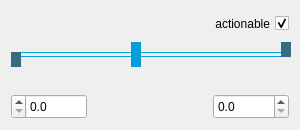
<?xml version="1.0" encoding="UTF-8"?>
<ui version="4.0">
 <class>Slider3RangesSmaller</class>
 <widget class="QWidget" name="Slider3RangesSmaller">
  <property name="geometry">
   <rect>
    <x>0</x>
    <y>0</y>
    <width>300</width>
    <height>130</height>
   </rect>
  </property>
  <property name="minimumSize">
   <size>
    <width>300</width>
    <height>130</height>
   </size>
  </property>
  <property name="maximumSize">
   <size>
    <width>300</width>
    <height>16777215</height>
   </size>
  </property>
  <property name="windowTitle">
   <string>Form</string>
  </property>
  <layout class="QGridLayout" name="gridLayout">
   <item row="0" column="0" colspan="2">
    <widget class="QLabel" name="labelFeatureName">
     <property name="minimumSize">
      <size>
       <width>0</width>
       <height>25</height>
      </size>
     </property>
     <property name="styleSheet">
      <string notr="true">QLabel {
	font-weight: bold;
}</string>
     </property>
     <property name="text">
      <string/>
     </property>
    </widget>
   </item>
   <item row="0" column="2" colspan="2">
    <widget class="QCheckBox" name="checkBoxActionability">
     <property name="sizePolicy">
      <sizepolicy hsizetype="Minimum" vsizetype="Fixed">
       <horstretch>0</horstretch>
       <verstretch>0</verstretch>
      </sizepolicy>
     </property>
     <property name="minimumSize">
      <size>
       <width>0</width>
       <height>25</height>
      </size>
     </property>
     <property name="layoutDirection">
      <enum>Qt::RightToLeft</enum>
     </property>
     <property name="text">
      <string>actionable</string>
     </property>
     <property name="checked">
      <bool>true</bool>
     </property>
    </widget>
   </item>
   <item row="1" column="0" colspan="4">
    <widget class="QWidget" name="widget" native="true">
     <property name="minimumSize">
      <size>
       <width>280</width>
       <height>50</height>
      </size>
     </property>
     <widget class="RangeValue" name="labelRangeMaximumValue">
      <property name="geometry">
       <rect>
        <x>240</x>
        <y>30</y>
        <width>21</width>
        <height>25</height>
       </rect>
      </property>
      <property name="minimumSize">
       <size>
        <width>0</width>
        <height>25</height>
       </size>
      </property>
      <property name="text">
       <string/>
      </property>
     </widget>
     <widget class="RangeValue" name="labelRangeMinimumValue">
      <property name="geometry">
       <rect>
        <x>0</x>
        <y>30</y>
        <width>21</width>
        <height>25</height>
       </rect>
      </property>
      <property name="minimumSize">
       <size>
        <width>0</width>
        <height>25</height>
       </size>
      </property>
      <property name="text">
       <string/>
      </property>
     </widget>
     <widget class="Range" name="labelRangeValue">
      <property name="geometry">
       <rect>
        <x>120</x>
        <y>0</y>
        <width>10</width>
        <height>25</height>
       </rect>
      </property>
      <property name="minimumSize">
       <size>
        <width>10</width>
        <height>25</height>
       </size>
      </property>
      <property name="maximumSize">
       <size>
        <width>10</width>
        <height>25</height>
       </size>
      </property>
      <property name="styleSheet">
       <string notr="true">QLabel {
	background-color: #049DD9;
	border-style:solid;
	border-width:1px;
	border-color: #049DD9;
}</string>
      </property>
      <property name="text">
       <string/>
      </property>
     </widget>
     <widget class="Range" name="labelRangeMaximum">
      <property name="geometry">
       <rect>
        <x>270</x>
        <y>0</y>
        <width>10</width>
        <height>15</height>
       </rect>
      </property>
      <property name="minimumSize">
       <size>
        <width>10</width>
        <height>15</height>
       </size>
      </property>
      <property name="maximumSize">
       <size>
        <width>10</width>
        <height>15</height>
       </size>
      </property>
      <property name="styleSheet">
       <string notr="true">QLabel {
	background-color: #376b80;
	border-style:solid;
	border-width:1px;
	border-color: #376b80;
}</string>
      </property>
      <property name="text">
       <string/>
      </property>
     </widget>
     <widget class="RangeValue" name="labelRangeValueValue">
      <property name="geometry">
       <rect>
        <x>110</x>
        <y>30</y>
        <width>21</width>
        <height>25</height>
       </rect>
      </property>
      <property name="minimumSize">
       <size>
        <width>0</width>
        <height>25</height>
       </size>
      </property>
      <property name="text">
       <string/>
      </property>
     </widget>
     <widget class="Slider" name="labelSlider">
      <property name="geometry">
       <rect>
        <x>0</x>
        <y>10</y>
        <width>280</width>
        <height>5</height>
       </rect>
      </property>
      <property name="minimumSize">
       <size>
        <width>280</width>
        <height>5</height>
       </size>
      </property>
      <property name="maximumSize">
       <size>
        <width>290</width>
        <height>5</height>
       </size>
      </property>
      <property name="styleSheet">
       <string notr="true">QLabel {
	border-style:solid;
	border-width:1px;
	border-color: #049DD9;
}</string>
      </property>
      <property name="text">
       <string/>
      </property>
     </widget>
     <widget class="Range" name="labelRangeMinimum">
      <property name="geometry">
       <rect>
        <x>0</x>
        <y>10</y>
        <width>10</width>
        <height>15</height>
       </rect>
      </property>
      <property name="minimumSize">
       <size>
        <width>10</width>
        <height>15</height>
       </size>
      </property>
      <property name="maximumSize">
       <size>
        <width>10</width>
        <height>15</height>
       </size>
      </property>
      <property name="styleSheet">
       <string notr="true">QLabel {
	background-color: #376b80;
	border-style:solid;
	border-width:1px;
	border-color: #376b80;
}</string>
      </property>
      <property name="text">
       <string/>
      </property>
     </widget>
     <zorder>labelRangeMaximumValue</zorder>
     <zorder>labelRangeMinimumValue</zorder>
     <zorder>labelRangeValueValue</zorder>
     <zorder>labelSlider</zorder>
     <zorder>labelRangeMinimum</zorder>
     <zorder>labelRangeMaximum</zorder>
     <zorder>labelRangeValue</zorder>
    </widget>
   </item>
   <item row="2" column="0">
    <widget class="QDoubleSpinBox" name="doubleSpinBoxMinimum">
     <property name="minimumSize">
      <size>
       <width>50</width>
       <height>25</height>
      </size>
     </property>
     <property name="layoutDirection">
      <enum>Qt::RightToLeft</enum>
     </property>
     <property name="decimals">
      <number>1</number>
     </property>
     <property name="maximum">
      <double>1000000.000000000000000</double>
     </property>
     <property name="singleStep">
      <double>0.500000000000000</double>
     </property>
    </widget>
   </item>
   <item row="2" column="1" colspan="2">
    <widget class="QLabel" name="labelAdjustPosition1">
     <property name="minimumSize">
      <size>
       <width>0</width>
       <height>25</height>
      </size>
     </property>
     <property name="styleSheet">
      <string notr="true">QLabel {
	font-weight: bold;
}</string>
     </property>
     <property name="text">
      <string/>
     </property>
    </widget>
   </item>
   <item row="2" column="3">
    <widget class="QDoubleSpinBox" name="doubleSpinBoxMaximum">
     <property name="minimumSize">
      <size>
       <width>50</width>
       <height>25</height>
      </size>
     </property>
     <property name="decimals">
      <number>1</number>
     </property>
     <property name="maximum">
      <double>1000000.000000000000000</double>
     </property>
     <property name="singleStep">
      <double>0.500000000000000</double>
     </property>
    </widget>
   </item>
  </layout>
 </widget>
 <customwidgets>
  <customwidget>
   <class>Range</class>
   <extends>QLabel</extends>
   <header>.Range.h</header>
  </customwidget>
  <customwidget>
   <class>Slider</class>
   <extends>QLabel</extends>
   <header>.Slider.h</header>
  </customwidget>
  <customwidget>
   <class>RangeValue</class>
   <extends>QLabel</extends>
   <header>.RangeValue.h</header>
  </customwidget>
 </customwidgets>
 <resources/>
 <connections/>
</ui>
